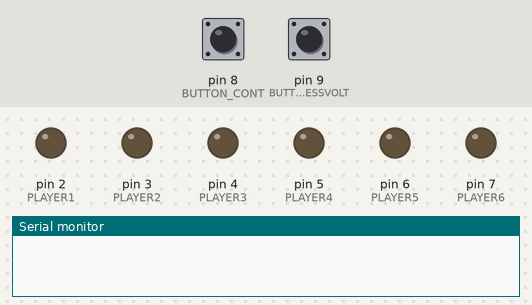
Simulated run of this sketch. Board: Arduino Uno, built with avr-gcc and run on an emulated ATmega328P. Shown: output pins drawn as LEDs (lit = HIGH), the last lines printed to the serial monitor. Dashed ring = blinking. The inputs (shaded band) are chosen by the test bench; at power-on: pin 8 (BUTTON_CONT) HIGH, pin 9 (BUTTONPRESSVOLT) HIGH.

Above: at 2.1 s.
2.2 s: pin 8 (BUTTON_CONT) pulled LOW for 0.15 s
At 2.45 s:
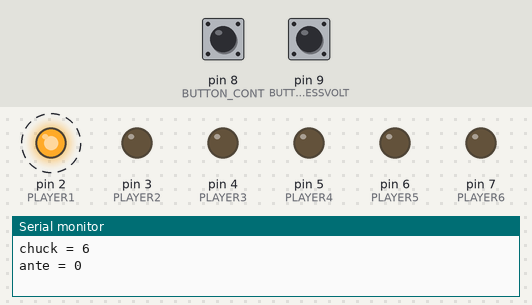
5.2 s: pin 8 (BUTTON_CONT) pulled LOW for 1 s
At 5.9 s:
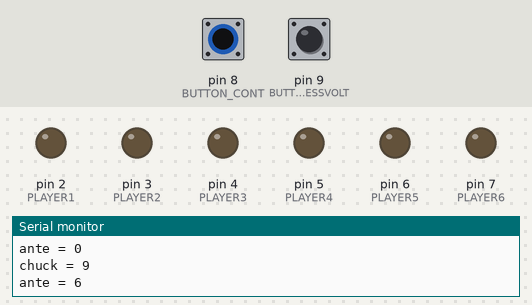
Timing chart, 0 to 8.2 s (numbered marks = the images above; inputs shaded):
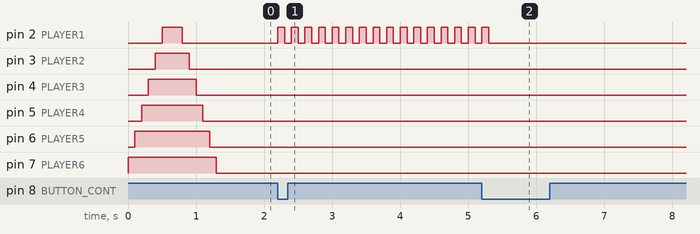

The sketch:

poker_tracker.ino
```cpp
// Definitions and Variable Initializations
#include <stdlib.h>
#include <time.h>
#define CONTINUE
#define SET
#define PLAYER1 2
#define PLAYER2 3
#define PLAYER3 4
#define PLAYER4 5
#define PLAYER5 6
#define PLAYER6 7
#define BUTTONPRESSVOLT 9
#define DIGINP2 2
#define SPEAKER 10
#define BUTTON_CONT 8

int players[] = {0, 0, 0, 0, 0, 0};
int num_player = 0;
int whileloop = 1;
int ante, chuck, pin, del_happened;

void ante_chuck_logic(int ante) {

    chuck = (ante+1)%num_player;
    //if chuck does not exist, move forward until done
    while (players[chuck] == 0) {
      if (players[++chuck])
        break;
    }


    Serial.print("chuck = ");
    Serial.println(chuck);
    Serial.print("ante = ");
    Serial.println(ante);

    digitalWrite(PLAYER1, LOW);
    digitalWrite(PLAYER2, LOW);
    digitalWrite(PLAYER3, LOW);
    digitalWrite(PLAYER4, LOW);
    digitalWrite(PLAYER5, LOW);
    digitalWrite(PLAYER6, LOW);

    if (ante == 0)
        digitalWrite(PLAYER1, HIGH);
    if (ante == 1)
        digitalWrite(PLAYER2, HIGH);
    if (ante == 2)
        digitalWrite(PLAYER3, HIGH);
    if (ante == 3)
        digitalWrite(PLAYER4, HIGH);
    if (ante == 4)
        digitalWrite(PLAYER5, HIGH);
    if (ante == 5)
        digitalWrite(PLAYER6, HIGH);

    if (chuck == 0)
        digitalWrite(PLAYER1, HIGH);
    if (chuck == 1)
        digitalWrite(PLAYER2, HIGH);
    if (chuck == 2)
        digitalWrite(PLAYER3, HIGH);
    if (chuck == 3)
        digitalWrite(PLAYER4, HIGH);
    if (chuck == 4)
        digitalWrite(PLAYER5, HIGH);
    if (chuck == 5)
        digitalWrite(PLAYER6, HIGH);
}


void setup() {
  // put your setup code here, to run once:
  Serial.begin(9600);
  pinMode(PLAYER1, OUTPUT);
  pinMode(PLAYER2, OUTPUT);
  pinMode(PLAYER3, OUTPUT);
  pinMode(PLAYER4, OUTPUT);
  pinMode(PLAYER5, OUTPUT);
  pinMode(PLAYER6, OUTPUT);
  pinMode(BUTTONPRESSVOLT, INPUT);
  pinMode(BUTTON_CONT, INPUT);


  // allows for nice lighting :) jacob's contribution!!!!!!!!!!!!
  digitalWrite(PLAYER6, HIGH);
  delay(100);
  digitalWrite(PLAYER5, HIGH);
  delay(100);
  digitalWrite(PLAYER4, HIGH);
  delay(100);
  digitalWrite(PLAYER3, HIGH);
  delay(100);
  digitalWrite(PLAYER2, HIGH);
  delay(100);
  digitalWrite(PLAYER1, HIGH);
  delay(300);
  digitalWrite(PLAYER1, LOW);
  delay(100);
  digitalWrite(PLAYER2, LOW);
  delay(100);
  digitalWrite(PLAYER3, LOW);
  delay(100);
  digitalWrite(PLAYER4, LOW);
  delay(100);
  digitalWrite(PLAYER5, LOW);
  delay(100);
  digitalWrite(PLAYER6, LOW);


  // pinMode(PLAYER_BUTTON, INPUT);
  // pinMode(CONT_BUTTON, INPUT);
  // pinMode(SPEAKER, OUTPUT);
  // pinMode(A0, INPUT);
  // pinMode(2, OUTPUT);
  int ButtonPresses = 0;
  int prev_sensorval = digitalRead(BUTTONPRESSVOLT);
  int new_sensorval = digitalRead(BUTTONPRESSVOLT);
  int prev_contvolt = digitalRead(BUTTON_CONT);
  int contvolt = digitalRead(BUTTON_CONT);

  while(1) {
    prev_sensorval = new_sensorval;
    new_sensorval = digitalRead(BUTTONPRESSVOLT);
    // Serial.println(new_sensorval);
    if (new_sensorval == 0 && prev_sensorval == 1){
      num_player++;
      if (num_player > 6) {
        num_player = 2;
      }
      // Serial.println(num_player);
      if (num_player == 1) {
        digitalWrite(PLAYER6, LOW);
        digitalWrite(PLAYER5, LOW);
        digitalWrite(PLAYER4, LOW);
        digitalWrite(PLAYER3, LOW);
        digitalWrite(PLAYER2, LOW);
        digitalWrite(PLAYER1, HIGH);
        for(int i = 0; i < 6; i++){
          players[i] = 0;
        }
        players[0] = 1;
      }
      if (num_player == 2) {
        digitalWrite(PLAYER6, LOW);
        digitalWrite(PLAYER5, LOW);
        digitalWrite(PLAYER4, LOW);
        digitalWrite(PLAYER3, LOW);
        digitalWrite(PLAYER2, HIGH);
        digitalWrite(PLAYER1, HIGH);
      }
      if (num_player == 3) {
        digitalWrite(PLAYER6, LOW);
        digitalWrite(PLAYER5, LOW);
        digitalWrite(PLAYER4, LOW);
        digitalWrite(PLAYER3, HIGH);
        digitalWrite(PLAYER2, HIGH);
        digitalWrite(PLAYER1, HIGH);
      }
      if (num_player == 4) {
        digitalWrite(PLAYER6, LOW);
        digitalWrite(PLAYER5, LOW);
        digitalWrite(PLAYER4, HIGH);
        digitalWrite(PLAYER3, HIGH);
        digitalWrite(PLAYER2, HIGH);
        digitalWrite(PLAYER1, HIGH);
      }
      if (num_player == 5) {
        digitalWrite(PLAYER6, LOW);
        digitalWrite(PLAYER5, HIGH);
        digitalWrite(PLAYER4, HIGH);
        digitalWrite(PLAYER3, HIGH);
        digitalWrite(PLAYER2, HIGH);
        digitalWrite(PLAYER1, HIGH);
      }
      if (num_player == 6) {
        digitalWrite(PLAYER6, HIGH);
        digitalWrite(PLAYER5, HIGH);
        digitalWrite(PLAYER4, HIGH);
        digitalWrite(PLAYER3, HIGH);
        digitalWrite(PLAYER2, HIGH);
        digitalWrite(PLAYER1, HIGH);
      }

      for(int i = 0; i < 6; i++){
          if (i<num_player) {
            players[i] = 1;
          }
          else {
            players[i] = 0;
          }
      }
    }
    prev_contvolt = contvolt;
    contvolt = digitalRead(BUTTON_CONT);

      // Serial.println(contvolt);
    if (contvolt == 0 && prev_contvolt == 1){
      digitalWrite(PLAYER6, LOW);
      digitalWrite(PLAYER5, LOW);
      digitalWrite(PLAYER4, LOW);
      digitalWrite(PLAYER3, LOW);
      digitalWrite(PLAYER2, LOW);
      digitalWrite(PLAYER1, LOW);
      // Serial.println("Reached cont");
      break;
    }


  }
  pin = 2;
  ante_chuck_logic(0);

  while (1) {
      prev_contvolt = contvolt;
      contvolt = digitalRead(BUTTON_CONT);
      digitalWrite(pin, HIGH);  // turn the LED on (HIGH is the voltage level)
      delay(100);              // wait for a second
      digitalWrite(pin, LOW);   // turn the LED off by making the voltage LOW
      delay(100);              // wait for a second


      // Serial.println(new_sensorval);
      if (contvolt == 0 && prev_contvolt == 1){
        // Serial.println(ante);
        // Serial.println(chuck);
        if (!del_happened)
          ante = (ante + 1)%num_player;
        else
          del_happened = 0;
        while (players[ante] == 0) {
          if (players[(++ante)%num_player])
            break;
        }
        ante_chuck_logic(ante);
        pin = ante + 2;
      }
        prev_sensorval = new_sensorval;
        new_sensorval = digitalRead(BUTTONPRESSVOLT);
        // Serial.println(new_sensorval);
        if (new_sensorval == 0 && prev_sensorval == 1){
            if (chuck == 0)
                digitalWrite(PLAYER1, LOW);
            if (chuck == 1)
                digitalWrite(PLAYER2, LOW);
            if (chuck == 2)
                digitalWrite(PLAYER3, LOW);
            if (chuck == 3)
                digitalWrite(PLAYER4, LOW);
            if (chuck == 4)
                digitalWrite(PLAYER5, LOW);
            if (chuck == 5)
                digitalWrite(PLAYER6, LOW);
          players[(chuck++)%num_player] = 0;
          del_happened = 1;
          num_player--;

        }

  }

}


void loop() {
  // put your main code here, to run repeatedly:
  // for (int a = 0; a < 1; a++) {

}
```

Measured:
- after the input at 2.2 s, pin 2 (PLAYER1): alternates HIGH for 0.10 s and LOW for 0.10 s, starting at once
- after the input at 5.2 s, pin 2 (PLAYER1): goes on until 5.3 s, then stays LOW
